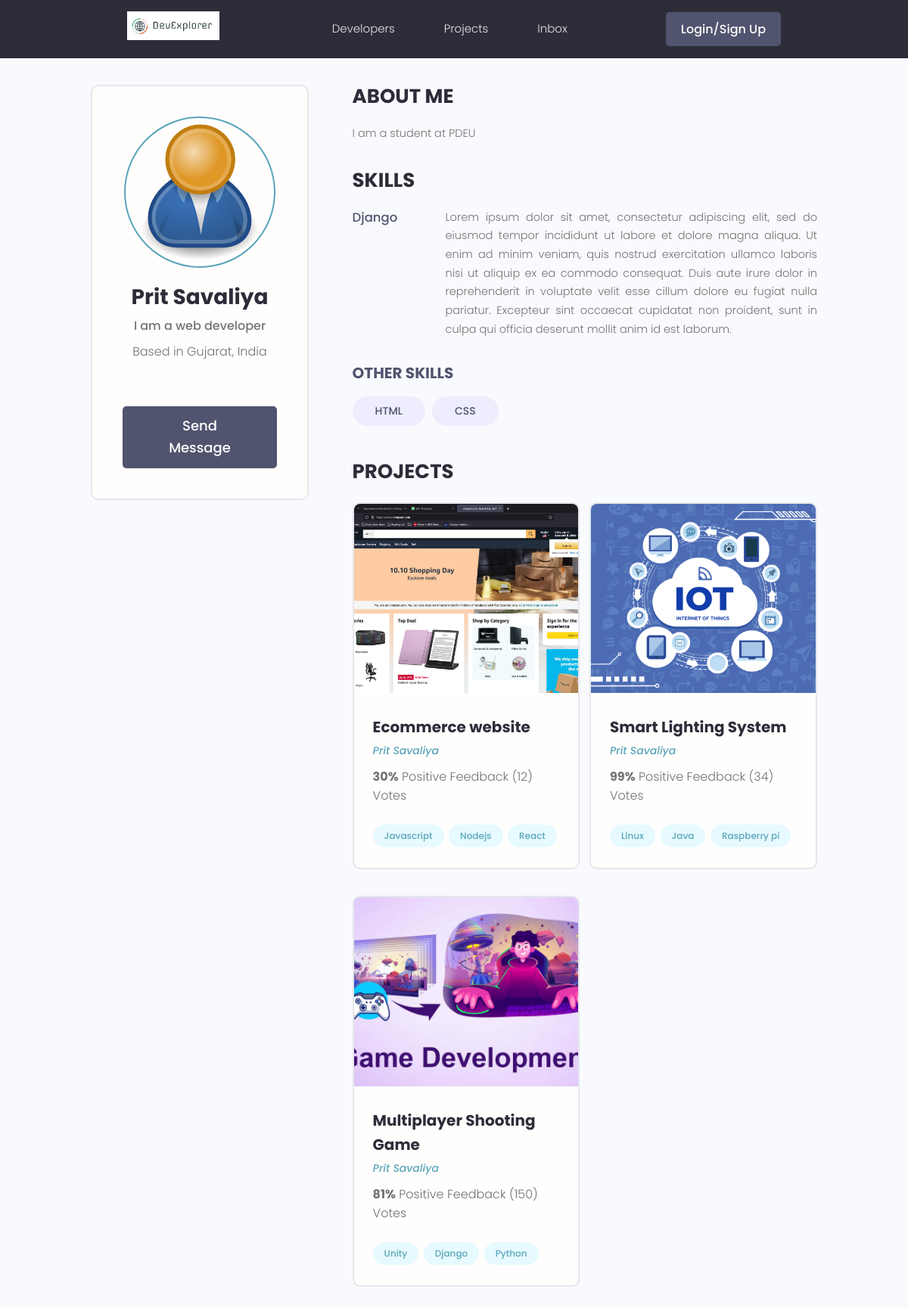
The page /profile/2cce2217-aa2a-4834-b9aa-1048691a7518/ on the database its author committed.
### users/models.py (models this page shows, shortened)
class Profile(models.Model):
    user = models.OneToOneField(
        User, on_delete=models.CASCADE, null=True, blank=True)
    name = models.CharField(max_length=200, blank=True, null=True)
    email = models.EmailField(max_length=500, blank=True, null=True)
    username = models.CharField(max_length=200, blank=True, null=True)
    location = models.CharField(max_length=200, blank=True, null=True)
    short_intro = models.CharField(max_length=200, blank=True, null=True)
    bio = models.TextField(blank=True, null=True)
    profile_image = models.ImageField(
        blank=True, null=True, upload_to='profiles/', default='profiles/user-default.png')
    social_github = models.CharField(max_length=200, blank=True, null=True)
    social_twitter = models.CharField(max_length=200, blank=True, null=True)
    social_linkedin = models.CharField(max_length=200, blank=True, null=True)
    social_youtube = models.CharField(max_length=200, blank=True, null=True)
    social_website = models.CharField(max_length=200, blank=True, null=True)
    created = models.DateTimeField(auto_now_add=True)
    id = models.UUIDField(default=uuid.uuid4, unique=True,
                          primary_key=True, editable=False)
    class Meta:
        ordering=['created']

class Skill(models.Model):
    owner = models.ForeignKey(
        Profile, on_delete=models.CASCADE, null=True, blank=True)
    name = models.CharField(max_length=200, blank=True, null=True)
    description = models.TextField(blank=True, null=True)
    created = models.DateTimeField(auto_now_add=True)
    id = models.UUIDField(default=uuid.uuid4, unique=True,
                          primary_key=True, editable=False)
    def __str__(self):
        return str(self.name)

### projects/models.py (models this page shows, shortened)
class Project(models.Model):
    owner = models.ForeignKey(Profile,null=True, blank=True, on_delete=models.SET_NULL)
    title = models.CharField(max_length=200)
    description = models.TextField(null=True, blank=True)
    featured_image = models.ImageField(null=True, blank=True, default='default.jpg')
    demo_link = models.CharField(max_length=2000, null=True, blank=True)
    source_link = models.CharField(max_length=2000, null=True, blank=True)
    tags = models.ManyToManyField('Tag', blank=True)
    vote_total = models.IntegerField(default=0, null=True, blank=True)
    vote_ratio = models.IntegerField(default=0, null=True, blank=True)
    created = models.DateTimeField(auto_now_add=True)
    id = models.UUIDField(default=uuid.uuid4, unique=True,
                          primary_key=True, editable=False)
    class Meta:
        ordering=['created']

class Tag(models.Model):
    name = models.CharField(max_length=200)
    created = models.DateTimeField(auto_now_add=True)
    id = models.UUIDField(default=uuid.uuid4, unique=True,
                          primary_key=True, editable=False)
    def __str__(self):
        return self.name

### users/views.py (the view)
# urls.py: path('profile/<str:pk>/', views.userProfile, name="user-profile"),
def userProfile(request, pk):
    profile = Profile.objects.get(id=pk)
    topSkills = profile.skill_set.exclude(description__exact="")
    otherSkills = profile.skill_set.filter(description="")
    context = {'profile': profile, 'topSkills': topSkills,
               "otherSkills": otherSkills}
    return render(request, 'users/user-profile.html', context)

### users/templates/users/user-profile.html (shortened to what this page needs)
{% extends 'main.html' %} {% block content %}
<main class="profile my-md">
  <div class="container">
    <div class="layout">
      <div class="column column--1of3">
        <div class="card text-center">
          <div class="card__body dev">
            <img
              class="avatar avatar--xl"
              src="{{profile.profile_image.url}}"
            />
            <h2 class="dev__name">{{profile.name}}</h2>
            <p class="dev__title">{{profile.short_intro}}</p>
            <p class="dev__location">Based in {{profile.location}}</p>
            <a href="#" class="btn btn--sub btn--lg">Send Message </a>
          </div>
        </div>
      </div>
      <div class="column column--2of3">
        <div class="devInfo">
          <h3 class="devInfo__title">About Me</h3>
          <p class="devInfo__about">{{profile.bio}}</p>
        </div>
        <div class="devInfo">
          <h3 class="devInfo__title">Skills</h3>
          <div class="devInfo__skills">
            {%for skill in topSkills%}
            <div class="devSkill">
              <h4 class="devSkill__title">{{skill.name}}</h4>
              <p class="devSkill__info">{{skill.description}}</p>
            </div>
            {%endfor%}
            <h3 class="devInfo__subtitle">Other Skills</h3>
            <div class="devInfo__otherSkills">
              {%for skill in otherSkills%}
              <span class="tag tag--pill tag--sub tag--lg">
                <small>{{skill}}</small>
              </span>
              {%endfor%}
            </div>
          </div>
        </div>
        <div class="devInfo">
          <h3 class="devInfo__title">Projects</h3>
          <div class="grid grid--two">
            {%for project in profile.project_set.all%}
            <div class="column">
              <div class="card project">
                <a href="{% url 'project' project.id %}" class="project">
                  <img
                    class="project__thumbnail"
                    src="{{project.featured_image.url}}"
                    alt="project thumbnail"
                  />
                  <div class="card__body">
                    <h3 class="project__title">{{project.title}}</h3>
                    <p>
                      <a
                        class="project__author"
                        href="{% url 'user-profile' project.owner.id %}"
                        >{{project.owner.name}}</a
                      >
                    </p>
                    <p class="project--rating">
                      <span style="font-weight: bold"
                        >{{project.vote_ratio}}%</span
                      >
                      Positive Feedback ({{project.vote_total}})
                      Vote{{project.vote_total|pluralize:"s"}}
                    </p>
                    <div class="project__tags">
                      {% for tag in project.tags.all %}
                      <span class="tag tag--pill tag--main">
                        <small>{{tag}}</small>
                      </span>
                      {% endfor %}
                    </div>
                  </div>
                </a>
              </div>
            </div>
            {%endfor%}
          </div>
        </div>
      </div>
    </div>
  </div>
</main>
{% endblock content %}

### static/styles/app.css (style rules this page uses)
:root { --color-sub: #2d2d39; }
.btn--sub { background-color: var(--color-sub-light); }
.card { border: 2px solid var(--color-light); }
img { width: 100%; }
.profile .card > .dev { padding: 4rem; }
.dev__name { color: var(--color-sub); font-size: 2.8rem; font-weight: 700; margin-top: 1rem; margin-bottom: 0.5rem; }
.dev__title { font-size: 1.6rem; font-weight: 500; line-height: 1.3; }
.dev__location { margin-top: 1rem; }
.devInfo { margin-bottom: 3rem; }
.devInfo__title, .devInfo__subtitle { font-size: 2.6rem; color: var(--color-sub); text-transform: uppercase; font-weight: 700; margin-bottom: 1.5rem; }
.devInfo__subtitle { font-size: 2rem; color: var(--color-sub-light); }
.devInfo__about, .devSkill__info { font-size: 1.45rem; line-height: 1.7; text-align: justify; }
.devSkill { margin-bottom: 3rem; }
.devSkill__title { font-size: 1.65rem; font-weight: 500; color: var(--color-sub-light); }
@media screen and (min-width: 700px) { .devSkill { display: flex; justify-content: space-between; gap: 3rem; } }
@media screen and (min-width: 700px) { .devSkill__info { flex-basis: 80%; } }
.project__author { font-size: 1.4rem; font-style: italic; }
.project--rating { margin-bottom: 1.6em; margin-top: .5em; }
.project__thumbnail { height: 25rem; object-fit: cover; object-position: top center; }
.project__title { font-size: 2rem; font-weight: 700; color: var(--color-sub); }

### static/uikit/styles/modules/_variables.css (style rules this page uses)
:root { --color-main: #5aa5b9; --color-main-light: #e6faff; --color-sub: #3f4156; --color-sub-light: #51546e; --color-sub-lighter: #ededfd; --color-text: #737373; --color-gray: #8b8b8b; --color-light: #e5e7eb; --color-light-gray: #767676; --color-bg: #f8fafd; --color-white: #fffefd; --color-white-light: #f3f3f3; --color-success: #359e64; --color-success-bg: #def8e8; --color-error: #fc4b0b; --color-error-bg: #fff2ee; --font-base: 'Poppins', arial, helvetica, 'Segoe UI', roboto, ubuntu, sans-serif; --font-monospace: 'Fira Code', 'Courier New', courier, monospace; --font-regular: 300; --font-medium: 500; --font-bold: 700; --generic-shadow: 1px 1px 5px #00000010; --generic-transition: all 0.3s ease-in-out; }

### static/uikit/styles/modules/_base.css (style rules this page uses)
* { margin: 0; padding: 0; box-sizing: border-box; text-rendering: optimizeLegibility; color: inherit; font-size: inherit; }
html { font-size: 50%; }
@media only screen and (min-width: 480px) { html { font-size: 56.25%; } }
@media only screen and (min-width: 1200px) { html { font-size: 62.5%; } }
body { line-height: 1.6; font-weight: 400; font-size: 1.5rem; color: var(--color-text); background-color: var(--color-bg); min-height: 100vh; }

### static/uikit/styles/modules/_typography.css (style rules this page uses)
* { font-family: var(--font-base); }
h2 { font-size: 3.6rem; font-weight: var(--font-bold); }
h3 { font-size: 3.2rem; font-weight: var(--font-medium); }
h4 { font-size: 2.8rem; font-weight: var(--font-medium); }
p, span, strong { font-size: 1.6rem; color: var(--color-text); font-weight: var(--font-regular); }
a { padding-bottom: 2px; text-decoration: none; display: inline-block; color: var(--color-main); font-weight: var(--font-medium); }

### static/uikit/styles/modules/_utilities.css (style rules this page uses)
.container { width: 92%; max-width: 165rem; margin: 0 auto; box-sizing: border-box; }
@media screen and (min-width: 1000px) { .container { width: 90%; } }
@media screen and (min-width: 1200px) { .container { width: 80%; } }
.text-center { text-align: center; }
.my-md { margin: 3rem auto; }

### static/uikit/styles/modules/_avatar.css (style rules this page uses)
.avatar { border-radius: 50%; border: 2px solid var(--color-main); object-fit: cover; }
.avatar--xl { height: 20rem; width: 20rem; }

### static/uikit/styles/modules/_button.css (style rules this page uses)
.btn { display: inline-block; position: relative; cursor: pointer; background-color: var(--color-light); font-weight: var(--font-medium); color: var(--color-sub); text-decoration: none; padding: 1rem 2rem; border-radius: 0.5rem; border: none; width: -webkit-fit-content; width: -moz-fit-content; width: fit-content; height: -webkit-fit-content; height: -moz-fit-content; height: fit-content; font-size: 1.6rem; outline-width: 0; outline-color: transparent; -webkit-backface-visibility: hidden; backface-visibility: hidden; transition: all 0.3s ease-in-out; }
.btn--sub { background-color: var(--color-sub); color: var(--color-white); }
.btn--lg { font-size: 1.8rem; padding: 1.2rem 4.5rem; }

### static/uikit/styles/modules/_card.css (style rules this page uses)
.card { border-radius: 1rem; background-color: var(--color-white); border: 1.5px solid var(--color-light); width: auto; height: auto; margin-top: 0.5rem; margin-bottom: 0.5rem; overflow: hidden; }
.card__body, .card__header { padding: 2rem 2.5rem; }

### rows shown on the page
Profile: profile_image (placeholder picture), name "Prit Savaliya", short_intro "I am a web developer", location "Gujarat, India", bio "I am a student at PDEU"
Skill: name "Django", description "Lorem ipsum dolor sit amet, consectetur adipiscing elit, sed do eiusmod tempor incididunt ut labore et dolore magna aliqua. Ut enim ad minim veniam, quis nostrud exercitation ullamco laboris nisi ut aliquip ex ea commodo consequat. Duis aute irure dolor in reprehenderit in voluptate velit esse cillum dolore eu fugiat nulla pariatur. Excepteur sint occaecat cupidatat non proident, sunt in culpa qui officia deserunt mollit anim id est laborum."
Skill: name "HTML"
Skill: name "CSS"
Project: featured_image (picture), title "Ecommerce website", owner.name "Prit Savaliya", vote_ratio "30", vote_total "12"
Tag: name "Javascript"
Tag: name "Nodejs"
Tag: name "React"
Project: featured_image (picture), title "Smart Lighting System", owner.name "Prit Savaliya", vote_ratio "99", vote_total "34"
Tag: name "Linux"
Tag: name "Java"
Tag: name "Raspberry pi"
Project: featured_image (picture), title "Multiplayer Shooting Game", owner.name "Prit Savaliya", vote_ratio "81", vote_total "150"
Tag: name "Unity"
Tag: name "Django"
Tag: name "Python"
